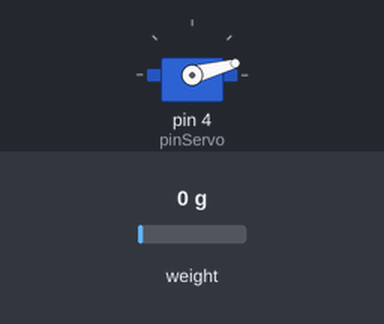
The sketch below on a simulated Arduino Uno, built with avr-gcc and run on an emulated ATmega328P. Parts: servo. The test bench sets the inputs (shaded band); at power-on: weight on the scale 0 g. Random numbers use the default seed unless the sketch sets one; what the sketch prints to the serial monitor is not drawn.

Above: at 3.2 s.
3.3 s: weight on the scale set to 5 g
At 4.7 s:
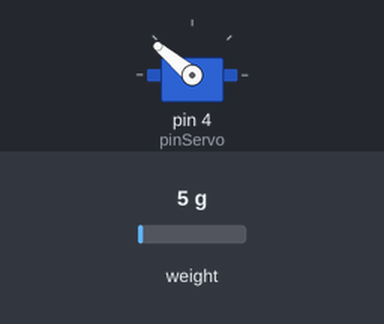
At 6.7 s:
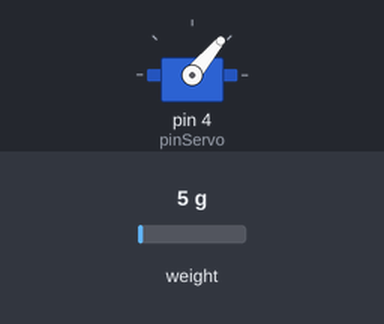
6.8 s: weight on the scale set to 8 g
Timing chart, 0 to 9.8 s (numbered marks = the images above; inputs shaded):
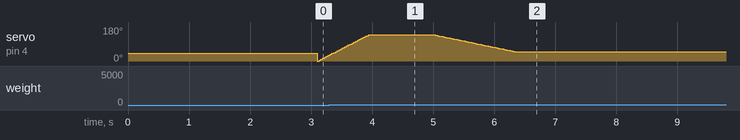

Measured:
- after the input at 6.8 s, every drawn part: stays the same
- by itself, servo on pin 4 (pinServo): rises from 30° to 140° in 0.63 s, then falls to 50° in 2.4 s

The sketch:

servo_final_version.ino
```cpp
//Adam Cotter
//Code fully works using load cell and servo

#include <Servo.h>
#include "HX711.h"

const int pinServo = 4;
HX711 scale(3,2);

float calibration_factor = 800; // this calibration factor is adjusted according to my load cell
float units;
float ounces;

long weight;
int pos = 0;

Servo groveServo;

void setup() {
  // put your setup code here, to run once:
  scale.set_scale();
  scale.tare();
  Serial.begin(9600);
  groveServo.attach(pinServo);
  randomSeed(42);
  groveServo.write(40);
  Serial.print("ready");
  long zero_factor = scale.read_average();
}

void loop() {
  // put your main code here, to run repeatedly:
  scale.set_scale(calibration_factor);
  //generate random number
  weight = random(0,5);
  delay(1000);

  units = scale.get_units(), 10;
  if (units < 0)
  {
    units = 0.00;
  }
  ounces = units * 0.035274;
  Serial.print(units);
  Serial.print(" grams");
  Serial.print(" calibration_factor: ");
  Serial.print(calibration_factor);
  Serial.println();

  if(Serial.available())
  {
    char temp = Serial.read();
    if(temp == '+' || temp == 'a')
      calibration_factor += 1;
    else if(temp == '-' || temp == 'z')
      calibration_factor -= 1;
  }


if((units<7.0)&&(units<30.0)){
    for(pos = 0; pos < 145; pos += 5) // goes from 0 degrees to 180 degrees
  {         // in steps of 1 degree
  groveServo.write(pos);    // tell servo to go to position in
          // variable 'pos'
  delay(30);      // waits 15ms for the servo to reach
          // the position
  }
  delay(1000);

  for(pos = 140; pos>=50; pos-=2)  // goes from 180 degrees to 0 degrees
  {
  groveServo.write(pos);    // tell servo to go to position in
          // variable 'pos'
  delay(30);      // waits 15ms for the servo to reach
          // the position
  }
}

}
```
